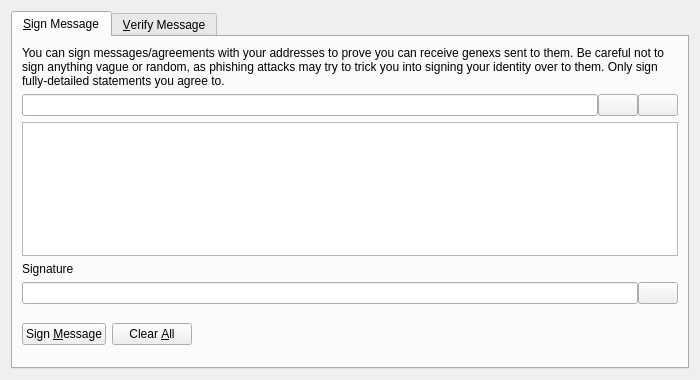
<?xml version="1.0" encoding="UTF-8"?>
<ui version="4.0">
 <class>SignVerifyMessageDialog</class>
 <widget class="QDialog" name="SignVerifyMessageDialog">
  <property name="geometry">
   <rect>
    <x>0</x>
    <y>0</y>
    <width>700</width>
    <height>380</height>
   </rect>
  </property>
  <property name="windowTitle">
   <string>Signatures - Sign / Verify a Message</string>
  </property>
  <property name="modal">
   <bool>true</bool>
  </property>
  <layout class="QVBoxLayout" name="verticalLayout">
   <item>
    <widget class="QTabWidget" name="tabWidget">
     <property name="currentIndex">
      <number>0</number>
     </property>
     <widget class="QWidget" name="tabSignMessage">
      <attribute name="title">
       <string>&amp;Sign Message</string>
      </attribute>
      <layout class="QVBoxLayout" name="verticalLayout_SM">
       <item>
        <widget class="QLabel" name="infoLabel_SM">
         <property name="text">
          <string>You can sign messages/agreements with your addresses to prove you can receive genexs sent to them. Be careful not to sign anything vague or random, as phishing attacks may try to trick you into signing your identity over to them. Only sign fully-detailed statements you agree to.</string>
         </property>
         <property name="textFormat">
          <enum>Qt::PlainText</enum>
         </property>
         <property name="wordWrap">
          <bool>true</bool>
         </property>
        </widget>
       </item>
       <item>
        <layout class="QHBoxLayout" name="horizontalLayout_1_SM">
         <property name="spacing">
          <number>0</number>
         </property>
         <item>
          <widget class="QValidatedLineEdit" name="addressIn_SM">
           <property name="toolTip">
            <string>The Genex address to sign the message with</string>
           </property>
          </widget>
         </item>
         <item>
          <widget class="QPushButton" name="addressBookButton_SM">
           <property name="toolTip">
            <string>Choose previously used address</string>
           </property>
           <property name="text">
            <string/>
           </property>
           <property name="icon">
            <iconset resource="../bitcoin.qrc">
             <normaloff>:/icons/address-book</normaloff>:/icons/address-book</iconset>
           </property>
           <property name="shortcut">
            <string>Alt+A</string>
           </property>
           <property name="autoDefault">
            <bool>false</bool>
           </property>
          </widget>
         </item>
         <item>
          <widget class="QPushButton" name="pasteButton_SM">
           <property name="toolTip">
            <string>Paste address from clipboard</string>
           </property>
           <property name="text">
            <string/>
           </property>
           <property name="icon">
            <iconset resource="../bitcoin.qrc">
             <normaloff>:/icons/editpaste</normaloff>:/icons/editpaste</iconset>
           </property>
           <property name="shortcut">
            <string>Alt+P</string>
           </property>
           <property name="autoDefault">
            <bool>false</bool>
           </property>
          </widget>
         </item>
        </layout>
       </item>
       <item>
        <widget class="QPlainTextEdit" name="messageIn_SM">
         <property name="toolTip">
          <string>Enter the message you want to sign here</string>
         </property>
        </widget>
       </item>
       <item>
        <widget class="QLabel" name="signatureLabel_SM">
         <property name="text">
          <string>Signature</string>
         </property>
         <property name="textFormat">
          <enum>Qt::PlainText</enum>
         </property>
        </widget>
       </item>
       <item>
        <layout class="QHBoxLayout" name="horizontalLayout_2_SM">
         <property name="spacing">
          <number>0</number>
         </property>
         <item>
          <widget class="QLineEdit" name="signatureOut_SM">
           <property name="font">
            <font>
             <italic>true</italic>
            </font>
           </property>
           <property name="readOnly">
            <bool>true</bool>
           </property>
          </widget>
         </item>
         <item>
          <widget class="QPushButton" name="copySignatureButton_SM">
           <property name="toolTip">
            <string>Copy the current signature to the system clipboard</string>
           </property>
           <property name="text">
            <string/>
           </property>
           <property name="icon">
            <iconset resource="../bitcoin.qrc">
             <normaloff>:/icons/editcopy</normaloff>:/icons/editcopy</iconset>
           </property>
           <property name="autoDefault">
            <bool>false</bool>
           </property>
          </widget>
         </item>
        </layout>
       </item>
       <item>
        <layout class="QHBoxLayout" name="horizontalLayout_3_SM">
         <item>
          <widget class="QPushButton" name="signMessageButton_SM">
           <property name="toolTip">
            <string>Sign the message to prove you own this Genex address</string>
           </property>
           <property name="text">
            <string>Sign &amp;Message</string>
           </property>
           <property name="icon">
            <iconset resource="../bitcoin.qrc">
             <normaloff>:/icons/edit</normaloff>:/icons/edit</iconset>
           </property>
           <property name="autoDefault">
            <bool>false</bool>
           </property>
          </widget>
         </item>
         <item>
          <widget class="QPushButton" name="clearButton_SM">
           <property name="toolTip">
            <string>Reset all sign message fields</string>
           </property>
           <property name="text">
            <string>Clear &amp;All</string>
           </property>
           <property name="icon">
            <iconset resource="../bitcoin.qrc">
             <normaloff>:/icons/remove</normaloff>:/icons/remove</iconset>
           </property>
           <property name="autoDefault">
            <bool>false</bool>
           </property>
          </widget>
         </item>
         <item>
          <spacer name="horizontalSpacer_1_SM">
           <property name="orientation">
            <enum>Qt::Horizontal</enum>
           </property>
           <property name="sizeHint" stdset="0">
            <size>
             <width>40</width>
             <height>48</height>
            </size>
           </property>
          </spacer>
         </item>
         <item>
          <widget class="QLabel" name="statusLabel_SM">
           <property name="font">
            <font>
             <weight>75</weight>
             <bold>true</bold>
            </font>
           </property>
           <property name="text">
            <string/>
           </property>
           <property name="wordWrap">
            <bool>true</bool>
           </property>
          </widget>
         </item>
         <item>
          <spacer name="horizontalSpacer_2_SM">
           <property name="orientation">
            <enum>Qt::Horizontal</enum>
           </property>
           <property name="sizeHint" stdset="0">
            <size>
             <width>40</width>
             <height>48</height>
            </size>
           </property>
          </spacer>
         </item>
        </layout>
       </item>
      </layout>
     </widget>
     <widget class="QWidget" name="tabVerifyMessage">
      <attribute name="title">
       <string>&amp;Verify Message</string>
      </attribute>
      <layout class="QVBoxLayout" name="verticalLayout_VM">
       <item>
        <widget class="QLabel" name="infoLabel_VM">
         <property name="text">
          <string>Enter the receiver's address, message (ensure you copy line breaks, spaces, tabs, etc. exactly) and signature below to verify the message. Be careful not to read more into the signature than what is in the signed message itself, to avoid being tricked by a man-in-the-middle attack. Note that this only proves the signing party receives with the address, it cannot prove sendership of any transaction!</string>
         </property>
         <property name="textFormat">
          <enum>Qt::PlainText</enum>
         </property>
         <property name="alignment">
          <set>Qt::AlignLeading|Qt::AlignLeft|Qt::AlignTop</set>
         </property>
         <property name="wordWrap">
          <bool>true</bool>
         </property>
        </widget>
       </item>
       <item>
        <layout class="QHBoxLayout" name="horizontalLayout_1_VM">
         <property name="spacing">
          <number>0</number>
         </property>
         <item>
          <widget class="QValidatedLineEdit" name="addressIn_VM">
           <property name="toolTip">
            <string>The Genex address the message was signed with</string>
           </property>
          </widget>
         </item>
         <item>
          <widget class="QPushButton" name="addressBookButton_VM">
           <property name="toolTip">
            <string>Choose previously used address</string>
           </property>
           <property name="text">
            <string/>
           </property>
           <property name="icon">
            <iconset resource="../bitcoin.qrc">
             <normaloff>:/icons/address-book</normaloff>:/icons/address-book</iconset>
           </property>
           <property name="shortcut">
            <string>Alt+A</string>
           </property>
           <property name="autoDefault">
            <bool>false</bool>
           </property>
          </widget>
         </item>
        </layout>
       </item>
       <item>
        <widget class="QPlainTextEdit" name="messageIn_VM"/>
       </item>
       <item>
        <widget class="QValidatedLineEdit" name="signatureIn_VM"/>
       </item>
       <item>
        <layout class="QHBoxLayout" name="horizontalLayout_2_VM">
         <item>
          <widget class="QPushButton" name="verifyMessageButton_VM">
           <property name="toolTip">
            <string>Verify the message to ensure it was signed with the specified Genex address</string>
           </property>
           <property name="text">
            <string>Verify &amp;Message</string>
           </property>
           <property name="icon">
            <iconset resource="../bitcoin.qrc">
             <normaloff>:/icons/transaction_0</normaloff>:/icons/transaction_0</iconset>
           </property>
           <property name="autoDefault">
            <bool>false</bool>
           </property>
          </widget>
         </item>
         <item>
          <widget class="QPushButton" name="clearButton_VM">
           <property name="toolTip">
            <string>Reset all verify message fields</string>
           </property>
           <property name="text">
            <string>Clear &amp;All</string>
           </property>
           <property name="icon">
            <iconset resource="../bitcoin.qrc">
             <normaloff>:/icons/remove</normaloff>:/icons/remove</iconset>
           </property>
           <property name="autoDefault">
            <bool>false</bool>
           </property>
          </widget>
         </item>
         <item>
          <spacer name="horizontalSpacer_1_VM">
           <property name="orientation">
            <enum>Qt::Horizontal</enum>
           </property>
           <property name="sizeHint" stdset="0">
            <size>
             <width>40</width>
             <height>48</height>
            </size>
           </property>
          </spacer>
         </item>
         <item>
          <widget class="QLabel" name="statusLabel_VM">
           <property name="font">
            <font>
             <weight>75</weight>
             <bold>true</bold>
            </font>
           </property>
           <property name="text">
            <string/>
           </property>
           <property name="wordWrap">
            <bool>true</bool>
           </property>
          </widget>
         </item>
         <item>
          <spacer name="horizontalSpacer_2_VM">
           <property name="orientation">
            <enum>Qt::Horizontal</enum>
           </property>
           <property name="sizeHint" stdset="0">
            <size>
             <width>40</width>
             <height>48</height>
            </size>
           </property>
          </spacer>
         </item>
        </layout>
       </item>
      </layout>
     </widget>
    </widget>
   </item>
  </layout>
 </widget>
 <customwidgets>
  <customwidget>
   <class>QValidatedLineEdit</class>
   <extends>QLineEdit</extends>
   <header>qt/qvalidatedlineedit.h</header>
  </customwidget>
 </customwidgets>
 <resources>
  <include location="../bitcoin.qrc"/>
 </resources>
 <connections/>
</ui>
